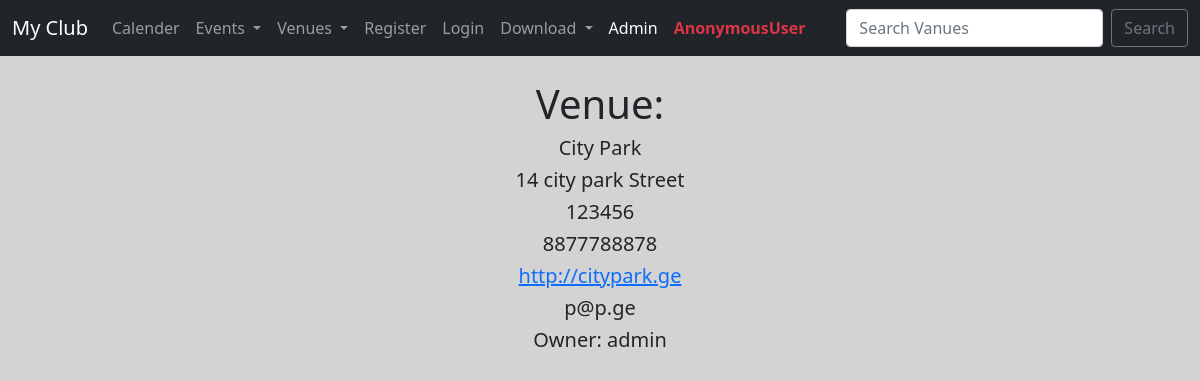
The app's page /venue/1/ with its own data.
### events/models.py (models this page shows, shortened)
class Venue(models.Model):
    name =      models.CharField('Venue Name', max_length=120)
    address =   models.CharField(max_length=220)
    zip_code =  models.CharField('Zip Code', max_length=15)
    phone =     models.CharField('Contact Phone', max_length=120, blank=True)
    web =       models.URLField('Website Address', blank=True)
    email_address = models.EmailField('Email Address', blank=True)
    owner = models.IntegerField("Venue Owner", blank=False, default=1)

### events/views.py (the view)
# urls.py: path('venue/<venue_id>/', views.venue_detail,  name='venue_detail'),
def venue_detail(request, venue_id):
    venue = Venue.objects.get(pk=venue_id)
    venue_owner = User.objects.get(pk=venue.owner)
    return render(request, 'events/venue_detail.html', {'venue':venue, 'venue_owner':venue_owner})

### events/templates/events/venue_detail.html
{% extends 'events/base.html' %}
{% block content %}
<center>
<h1>Venue:</h1>
<h5> {{ venue.name }} </h5>
<h5> {{ venue.address }} </h5>
<h5> {{ venue.zip_code }} </h5>
<h5> {{ venue.phone }} </h5>
<h5><a href="{{ venue.web }}">
 {{ venue.web }}
</a> </h5>
<h5> {{ venue.email_address }} </h5>
<h5>Owner: {{ venue_owner }} </h5>
</center>
{% endblock %}

### events/templates/events/base.html (style rules this page uses)
body { background: lightgrey; }

### records on screen
Venue: name "City Park", address "14 city park Street", zip_code "123456", phone "8877788878", web "http://citypark.ge", email_address "p@p.ge"

### other values on screen
{{ user }} "AnonymousUser"
{{ venue_owner }} "admin"
